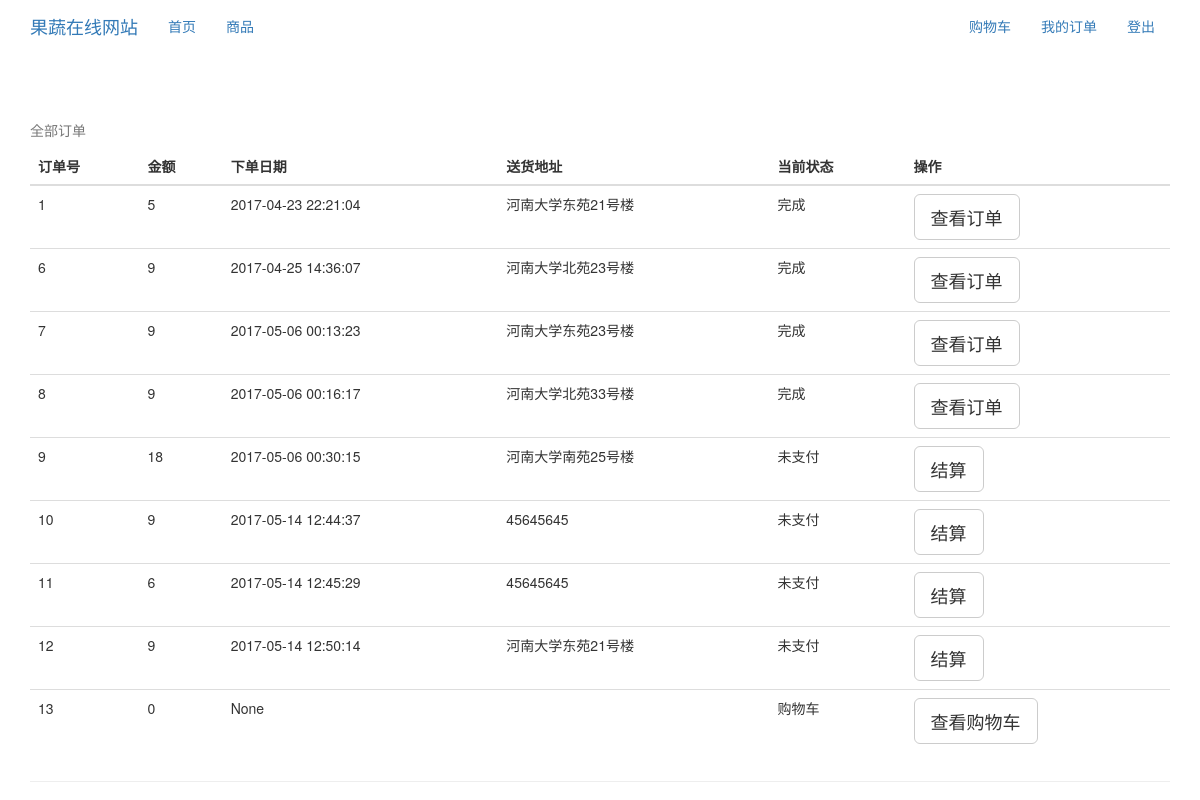
Page /list (signed in) on the committed database.
### app/models.py (models this page shows, shortened)
class Order(db.Model):
    id = db.Column(db.Integer, primary_key=True)
    cost = db.Column(db.Integer)
    time = db.Column(db.DateTime)
    user_id = db.Column(db.Integer, db.ForeignKey('user.id'))
    address = db.Column(db.String(30))
    status = db.Column(db.String(5))  # 订单属性:购物车,未支付,待发货,已发货,完成
    items = db.relationship('OrderItem', backref='order', lazy='dynamic')

### app/views.py (the view)
@app.route('/list')
@login_required
def list():
    user = User.query.filter_by(id=g.user.id).first()
    return render_template('list.html', user=user)

### app/views.py (called while the page is built)
@app.before_request
def before_request():
    g.user = current_user

@lm.user_loader
def load_user(id):
    return User.query.get(int(id))

### app/templates/list.html
{% extends "base.html" %}
{% block page_content %}
    <div class="page-header">
        <table class="table">
            <caption>全部订单</caption>
            <thead>
            <tr>
                <th>订单号</th>
                <th>金额</th>
                <th>下单日期</th>
                <th>送货地址</th>
                <th>当前状态</th>
                <th>操作</th>
            </tr>
            </thead>
            <tbody>
            {% for order in user.orders %}
                <tr>
                    <td>{{ order.id }}</td>
                    <td>{{ order.cost }}</td>
                    <td>{{ order.time }}</td>
                    <td>{{ order.address }}</td>
                    <td>{{ order.status }}</td>
                    {% if order.status == '未支付' %}
                        <td><a href="{{ url_for('order',id = order.id) }}" class="btn btn-default btn-lg" role="button">结算</a>
                        </td>
                    {% endif %}
                    {% if order.status == '购物车' %}
                        <td><a href="{{ url_for('buy') }}" class="btn btn-default btn-lg" role="button">查看购物车</a></td>
                    {% endif %}
                    {% if order.status == '完成' %}
                        <td><a href="{{ url_for('order',id = order.id) }}" class="btn btn-default btn-lg" role="button">查看订单</a>
                        </td>
                    {% endif %}
                </tr>
            {% endfor %}
            </tbody>
        </table>
    </div>
{% endblock %}

### rows in the picture
Order: id "1", cost "5", time "2017-04-23 22:21:04", address "河南大学东苑21号楼", status "完成"
Order: id "6", cost "9", time "2017-04-25 14:36:07", address "河南大学北苑23号楼", status "完成"
Order: id "7", cost "9", time "2017-05-06 00:13:23", address "河南大学东苑23号楼", status "完成"
Order: id "8", cost "9", time "2017-05-06 00:16:17", address "河南大学北苑33号楼", status "完成"
Order: id "9", cost "18", time "2017-05-06 00:30:15", address "河南大学南苑25号楼", status "未支付"
Order: id "10", cost "9", time "2017-05-14 12:44:37", address "45645645", status "未支付"
Order: id "11", cost "6", time "2017-05-14 12:45:29", address "45645645", status "未支付"
Order: id "12", cost "9", time "2017-05-14 12:50:14", address "河南大学东苑21号楼", status "未支付"
Order: id "13", cost "0", time "None", status "购物车"
